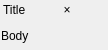
<?xml version="1.0" encoding="UTF-8"?>
<ui version="4.0">
 <class>notification</class>
 <widget class="QDialog" name="notification">
  <property name="geometry">
   <rect>
    <x>0</x>
    <y>0</y>
    <width>108</width>
    <height>50</height>
   </rect>
  </property>
  <property name="minimumSize">
   <size>
    <width>55</width>
    <height>25</height>
   </size>
  </property>
  <property name="windowTitle">
   <string>notification</string>
  </property>
  <layout class="QGridLayout" name="gridLayout">
   <property name="leftMargin">
    <number>1</number>
   </property>
   <property name="topMargin">
    <number>1</number>
   </property>
   <property name="rightMargin">
    <number>1</number>
   </property>
   <property name="bottomMargin">
    <number>1</number>
   </property>
   <property name="spacing">
    <number>1</number>
   </property>
   <item row="3" column="0" colspan="5">
    <widget class="QLabel" name="description">
     <property name="sizePolicy">
      <sizepolicy hsizetype="Expanding" vsizetype="Expanding">
       <horstretch>0</horstretch>
       <verstretch>0</verstretch>
      </sizepolicy>
     </property>
     <property name="minimumSize">
      <size>
       <width>0</width>
       <height>20</height>
      </size>
     </property>
     <property name="text">
      <string>Body</string>
     </property>
     <property name="alignment">
      <set>Qt::AlignLeading|Qt::AlignLeft|Qt::AlignTop</set>
     </property>
     <property name="wordWrap">
      <bool>true</bool>
     </property>
    </widget>
   </item>
   <item row="1" column="4">
    <widget class="QPushButton" name="button">
     <property name="sizePolicy">
      <sizepolicy hsizetype="Maximum" vsizetype="Minimum">
       <horstretch>0</horstretch>
       <verstretch>0</verstretch>
      </sizepolicy>
     </property>
     <property name="minimumSize">
      <size>
       <width>15</width>
       <height>15</height>
      </size>
     </property>
     <property name="text">
      <string>×</string>
     </property>
     <property name="flat">
      <bool>true</bool>
     </property>
    </widget>
   </item>
   <item row="1" column="1" colspan="3">
    <widget class="QLabel" name="title">
     <property name="sizePolicy">
      <sizepolicy hsizetype="Expanding" vsizetype="Minimum">
       <horstretch>0</horstretch>
       <verstretch>0</verstretch>
      </sizepolicy>
     </property>
     <property name="text">
      <string>Title</string>
     </property>
     <property name="wordWrap">
      <bool>true</bool>
     </property>
    </widget>
   </item>
   <item row="2" column="0" colspan="5">
    <spacer name="horizontalSpacer">
     <property name="orientation">
      <enum>Qt::Horizontal</enum>
     </property>
     <property name="sizeHint" stdset="0">
      <size>
       <width>0</width>
       <height>10</height>
      </size>
     </property>
    </spacer>
   </item>
  </layout>
 </widget>
 <layoutdefault spacing="6" margin="11"/>
 <resources/>
 <connections/>
</ui>
